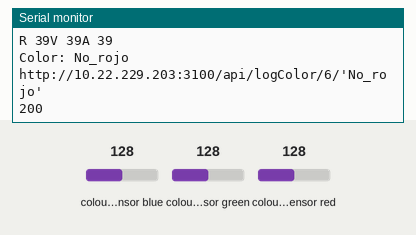
This sketch was run on a simulated ESP8266 (NodeMCU). On the bench: the last lines printed to the serial monitor. Wiring (inferred from the names in the program): TCS3200 colour sensor: output D2; S2 D1; S3 D0; S0 D4; S1 D3. The test bench sets the inputs (shaded band); at power-on: colour sensor blue 128, colour sensor green 128, colour sensor red 128. WiFi joins after 1.5 s; servers stay silent unless stated; uploads are accepted with an empty reply.

Above: at 3.3 s.
3.4 s: colour sensor blue set to 5
At 3.49 s:
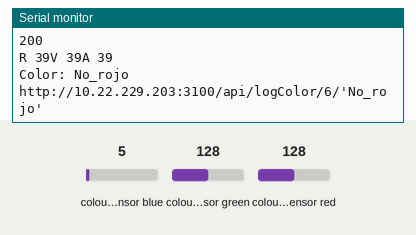
4.9 s: colour sensor green set to 5
At 5.94 s:
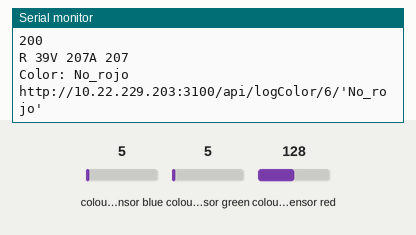
6.4 s: colour sensor red set to 5
At 7.17 s:
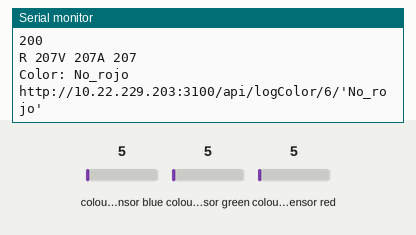

Measured:
- after the input at 4.9 s, the serial monitor: prints a new line after 0.87 s (image 2)
- after the input at 6.4 s, the serial monitor: prints a new line after 0.60 s (image 3)

The sketch:

ximena.ino
```cpp
//Conexión a WiFi
#include <ESP8266WiFi.h>
#include <WiFiClient.h>
//Establecer cliente de HTTP (librería)
#include <ESP8266HTTPClient.h>

//Se definen variables del sensor de color
const int S0 = D4;
const int S1 = D3;
const int S2 = D1;
const int S3 = D0;
const int sensorOut = D2;

//Colores básicos del sensor, que serán calculados por métodos
int rojo = 0;
int azul = 0;
int verde = 0;
String colorR = "";

//Nombre y password de la red
const char* ssid = "Tec-IoT";
const char* password = "spotless.magnetic.bridge";

//Variables para HTTP de cliente
HTTPClient httpClient;
WiFiClient wClient;

//Liga generada con Postman
String URL = "http://10.22.229.203:3100/api/logColor/6/";

void setup() {
  Serial.begin(9600);
  Serial.println("Inicio");
  //Pines del sensor de color
  pinMode(S0, OUTPUT);
  pinMode(S1, OUTPUT);
  pinMode(S2, OUTPUT);
  pinMode(S3, OUTPUT);

  //Establecer sensorOut como input
  pinMode(sensorOut, INPUT);
  digitalWrite(S0, HIGH);
  digitalWrite(S1, HIGH);

  //Iniciar Serial Monitor
  Serial.println("***Inicializando conexión a My SQL***");

  //Conectar a internet
  WiFi.mode(WIFI_STA);
  WiFi.disconnect();
  delay(100);
  Serial.println("Hola");

  WiFi.begin(ssid, password);
  Serial.print("Conectando a red WiFi \"");
  Serial.print(ssid);
  Serial.print("\"");
  while (WiFi.status() != WL_CONNECTED) {
    delay(500);
    Serial.print(".");
  }
  //Mostrar IP a la que estamos conectado
  Serial.print("\nConectado! IP: ");
  Serial.println(WiFi.localIP());
  delay(500);
}

void loop() {
  //Verificar que el sensor nos dé parámetros
  colorR = identificaColor();

    if (colorR == " ") {
      //Si es un valor no aceptable, se muestra error
      Serial.println("Error obteniendo los datos del sensor de colores");
      return;
    }
    //Mostraer temperatura si no entra en if
    Serial.print("\nColor: ");
    Serial.print(colorR);

    //Llamado con temperatura
    logIntento(colorR);

    delay(1000);
}

//Log de temperatura en base de datos
void logIntento(String t){
  //Si estoy conectado a internet
  if(WiFi.status() == WL_CONNECTED){
    Serial.println(" ");
    String data = URL;
    data = data + "'" + t + "'";
    Serial.println(data);

    //Inicializar http
    httpClient.begin(wClient, data.c_str());
    httpClient.addHeader("Content-Type", "Content-Type: application/json");
    //Hacer post
    int httpResponseCode = httpClient.POST(data.c_str());
    //Imprimir respuesta de http
    Serial.println(httpResponseCode);
    httpClient.end();
  }
  return;
}

void color(){
  //Calcular escala RGB
  digitalWrite(S2, LOW);
  digitalWrite(S3, LOW);
  rojo = pulseIn(sensorOut, digitalRead(sensorOut) == HIGH ? LOW : HIGH);
  digitalWrite(S3, HIGH);
  azul = pulseIn(sensorOut, digitalRead(sensorOut) == HIGH ? LOW : HIGH);
  digitalWrite(S2, HIGH);
  verde = pulseIn(sensorOut, digitalRead(sensorOut) == HIGH ? LOW : HIGH);
}

String identificaColor(){
  //Llamada para entonces desplegar en monitor cada cálculo
  color();
  Serial.print("R ");
  Serial.print(rojo, DEC);
  Serial.print("V ");
  Serial.print(verde, DEC);
  Serial.print("A ");
  Serial.print(azul, DEC);

  //Salto de línea
  Serial.println(" ");

  //Parámetros para retornar rojo. Esto ayudará a parar el prototipo cuando se construya la API
  if( rojo >= 3 && rojo <= 25){
    if(verde >= 32 && verde <= 45){
      if(azul >= 22 && azul <= 38){
            return "Rojo";
            Serial.println(" ");
            Serial.print("Rojo");
            Serial.println(" ");
      }
    }
  }
  return "No_rojo";

}
```
